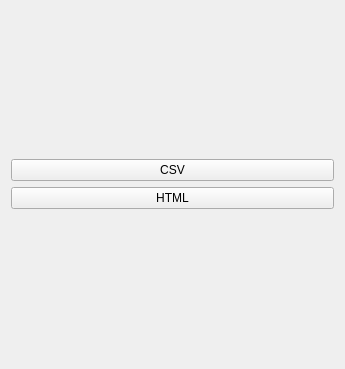
<?xml version="1.0" encoding="UTF-8"?>
<ui version="4.0">
 <class>GUI2</class>
 <widget class="QWidget" name="GUI2">
  <property name="geometry">
   <rect>
    <x>0</x>
    <y>0</y>
    <width>345</width>
    <height>369</height>
   </rect>
  </property>
  <property name="windowTitle">
   <string>GUI2</string>
  </property>
  <layout class="QVBoxLayout" name="verticalLayout_2">
   <item>
    <layout class="QVBoxLayout" name="verticalLayout">
     <item>
      <widget class="QPushButton" name="CSVButton">
       <property name="text">
        <string>CSV</string>
       </property>
      </widget>
     </item>
     <item>
      <widget class="QPushButton" name="HTMLButton">
       <property name="text">
        <string>HTML</string>
       </property>
      </widget>
     </item>
    </layout>
   </item>
  </layout>
 </widget>
 <resources/>
 <connections/>
</ui>
